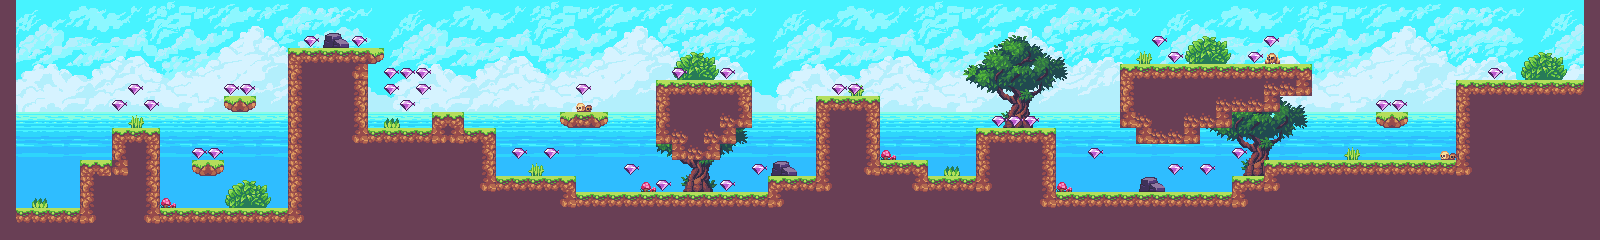

A level layout from a 2D game, rendered from its tile map. Below: a short description, then the map file with tile-grid data replaced by summaries:
An orthogonal 100x15 tile map with 16x16 px tiles, 4 tile layers (back, Calque de Tuiles 2, Calque de Tuiles 1, ruby), 4 tilesets.

<map version="1.5" tiledversion="1.7.2" orientation="orthogonal" renderorder="left-up" width="100" height="15" tilewidth="16" tileheight="16" infinite="0" nextlayerid="6" nextobjectid="52">
 <editorsettings>
  <export target="ded.csv" format="csv" />
 </editorsettings>
 <tileset firstgid="1" source="simpletileset.tsx" />
 <tileset firstgid="13" source="backdeco.tsx" />
 <tileset firstgid="62" source="simpleback2.tsx" />
 <tileset firstgid="422" source="gem.tsx" />
 <layer id="3" name="back" width="100" height="15">
  <data>[1500 cells, 1500 non-empty, 359 distinct tile ids]</data>
 </layer>
 <layer id="2" name="Calque de Tuiles 2" width="100" height="15">
  <data>[1500 cells, 1500 non-empty, 44 distinct tile ids]</data>
 </layer>
 <layer id="1" name="Calque de Tuiles 1" width="100" height="15">
  <data>[1500 cells, 1500 non-empty, 13 distinct tile ids]</data>
 </layer>
 <layer id="5" name="ruby" width="100" height="15">
  <data>[1500 cells, 40 non-empty, 1 distinct tile ids]</data>
 </layer>
</map>